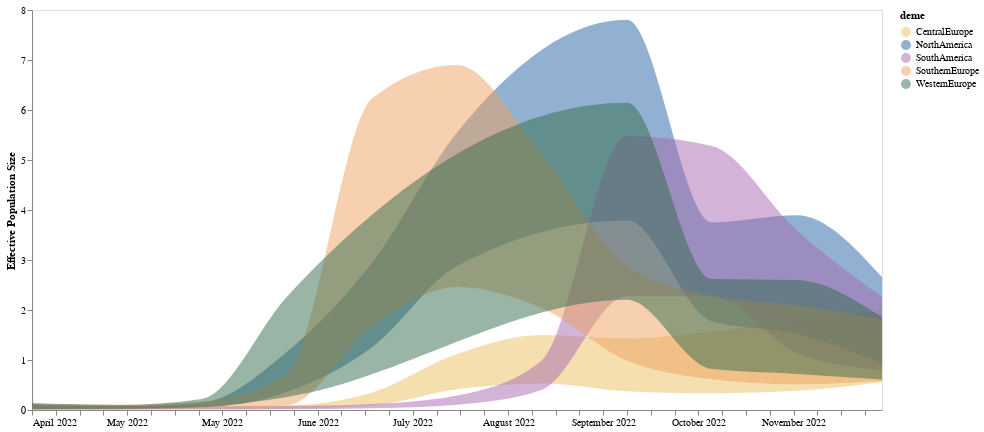

The code cell stored with this chart in its notebook:
### Code cell
domain = ['CentralEurope', 'NorthAmerica', 'SouthAmerica' ,"SouthernEurope", "WesternEurope"]
range_ = ['#EEC060', '#2664A5', '#A76BB1', "#EEA160", "#356D4C"]
line = alt.Chart(test).mark_area(interpolate='monotone', opacity = 0.5).encode(
    alt.X('date:T', axis=alt.Axis(title="", grid=False, format="%B %Y")),
    alt.Y('lower_hpd_linear_50',axis=alt.Axis(title="Effective Population Size", grid=False)),#,scale=alt.Scale(domain=(0, 13))),
    alt.Y2('upper_hpd_linear_50' ),
    color=alt.Color('deme:N', scale=alt.Scale(domain=domain, range=range_) )
).properties(
    width=850,
    height=400
).transform_filter(
    (datum.upper_hpd_linear < 60) &(datum.upper_hpd_linear_50 < 10)
)

# band = alt.Chart(test).mark_area(
#     opacity=0.3, interpolate='monotone'
# ).encode(
#     alt.X('date:T', axis=alt.Axis(title="", grid=False)),
#     alt.Y('lower_hpd_linear'),#axis=None),#, scale=alt.Scale(domain=(0, 13))),
#     alt.Y2('upper_hpd_linear'),
#     color=alt.Color('deme:N', title = "Region", legend=alt.Legend(orient = "right",offset = -135, labelFontSize = 16, titleFontSize = 16, symbolSize = 110))
# ).properties(
#     width=850,
#     height=400
# ).transform_filter(
#     (datum.upper_hpd_linear < 20) &(datum.upper_hpd_linear_50 < 30)
# )
# band
# ne_plot = line + band
# (ne_plot).configure_axis(
#     labelFontSize=20,
#     titleFontSize=20
# )
line
